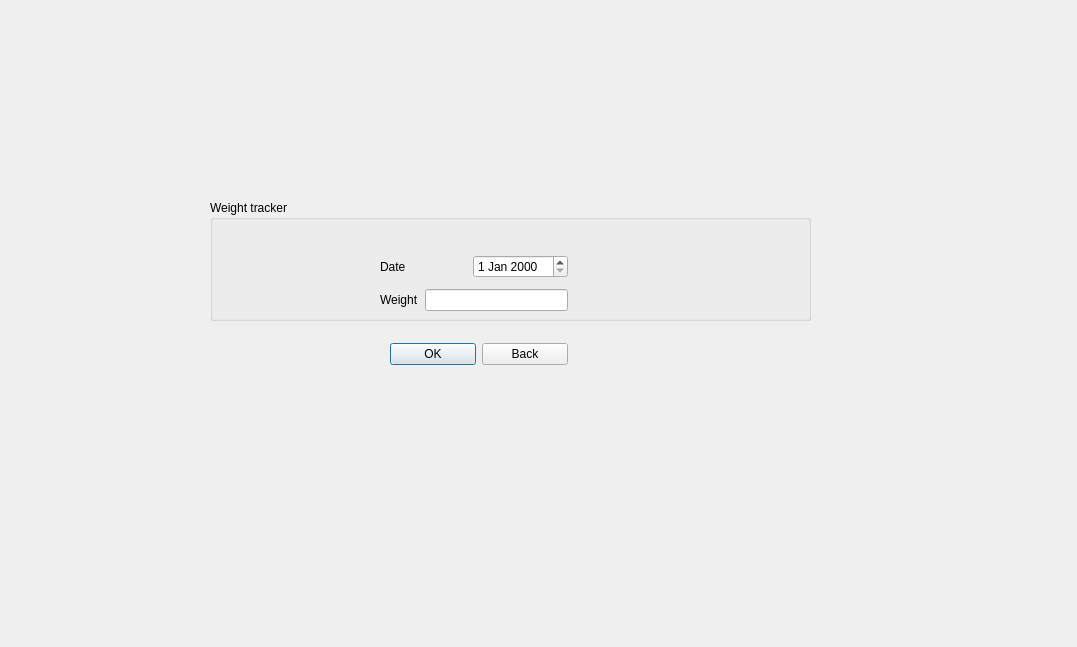
<?xml version="1.0" encoding="UTF-8"?>
<ui version="4.0">
 <class>WeightTracker</class>
 <widget class="QDialog" name="WeightTracker">
  <property name="geometry">
   <rect>
    <x>0</x>
    <y>0</y>
    <width>1077</width>
    <height>647</height>
   </rect>
  </property>
  <property name="windowTitle">
   <string>Dialog</string>
  </property>
  <widget class="QGroupBox" name="groupBox">
   <property name="geometry">
    <rect>
     <x>210</x>
     <y>200</y>
     <width>601</width>
     <height>121</height>
    </rect>
   </property>
   <property name="title">
    <string>Weight tracker</string>
   </property>
   <widget class="QWidget" name="layoutWidget_2">
    <property name="geometry">
     <rect>
      <x>170</x>
      <y>50</y>
      <width>188</width>
      <height>66</height>
     </rect>
    </property>
    <layout class="QVBoxLayout" name="verticalLayout_2">
     <item>
      <layout class="QHBoxLayout" name="horizontalLayout_3">
       <item>
        <widget class="QLabel" name="label_date">
         <property name="text">
          <string>Date</string>
         </property>
        </widget>
       </item>
       <item>
        <widget class="QDateEdit" name="dateEdit"/>
       </item>
      </layout>
     </item>
     <item>
      <layout class="QHBoxLayout" name="horizontalLayout_4">
       <item>
        <widget class="QLabel" name="label_Weight">
         <property name="text">
          <string>Weight</string>
         </property>
        </widget>
       </item>
       <item>
        <widget class="QLineEdit" name="lineEdit_Weight"/>
       </item>
      </layout>
     </item>
    </layout>
   </widget>
  </widget>
  <widget class="QWidget" name="layoutWidget">
   <property name="geometry">
    <rect>
     <x>390</x>
     <y>340</y>
     <width>178</width>
     <height>29</height>
    </rect>
   </property>
   <layout class="QHBoxLayout" name="horizontalLayout_5">
    <item>
     <widget class="QPushButton" name="pushButton_OK">
      <property name="text">
       <string>OK</string>
      </property>
     </widget>
    </item>
    <item>
     <widget class="QPushButton" name="pushButton_Back">
      <property name="text">
       <string>Back</string>
      </property>
     </widget>
    </item>
   </layout>
  </widget>
 </widget>
 <resources/>
 <connections/>
</ui>
